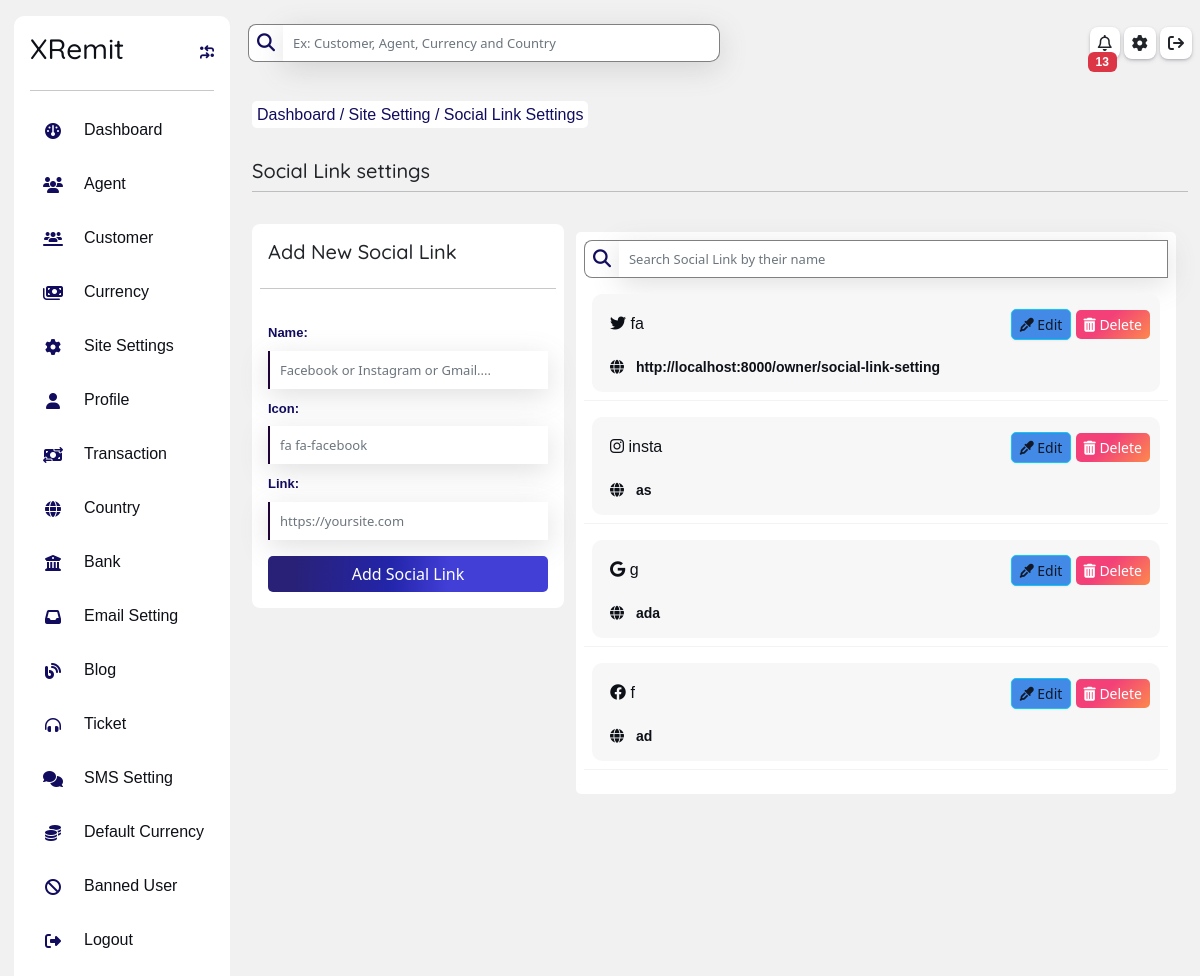
Page /owner/social-link-setting on the committed database.
### homepage/models.py (models this page shows, shortened)
class SocialLink(models.Model):
    name = models.CharField(max_length=200)
    icon = models.CharField(max_length=200)
    link = models.CharField(max_length=800)

### owner/views.py (the view, shortened to what this page needs)
# urls.py: path('social-link-setting', views.SocialLinkView, name = "socialLink"),
def SocialLinkView(request):
    social_link = SocialLink.objects.all().order_by('-id')
    form = SocialForm()
    dist = {
        'social':social_link,
        'form':form
    }
    noti = notification(request)
    dist.update(noti)
    return render(request, "owner/siteSetting/socialLink.html", dist)

### owner/forms.py
class SocialForm(forms.ModelForm):
    class Meta:
        model = SocialLink
        fields = ('__all__')
        widgets= {
            'name':forms.TextInput(attrs={'class':'form-control mt-2', 'placeholder':'Facebook or Instagram or Gmail....'}),
            'icon':forms.TextInput(attrs={'class':'form-control mt-2', 'placeholder':'fa fa-facebook'}),
            'link':forms.TextInput(attrs={'class':'form-control mt-2', 'placeholder':'https://yoursite.com'}),
        }

### homepage/models.py (called while the page is built)
    def __str__(self):
        return self.name

### owner/views.py (called while the page is built)
def notification(request):
    noti = AdminNotification.objects.filter(seen= False).order_by('-id')
    count = noti.filter(seen= False).count()
    try:
       navbarstatus= request.session['navbar']
    except:
        navbarstatus= 'big'
    li = {
        'noti':noti,
        'noti_count':count,
        'navbarstatus':navbarstatus
    }
    return li

### template/owner/siteSetting/socialLink.html (shortened to what this page needs)
{% extends 'owner/dashboard.html' %}
{% load static %}
{% block inside %}
<div class="row p-0 m-0 mt-3">
    <div class="mt-3 mb-3">
      <span class="breadcum">
        <a href="{%url 'owner:dashboard'%}">
            Dashboard
        </a>/
        <a href="{%url 'owner:site'%}">
            Site Setting
        </a>/
        Social Link Settings
      </span>
    </div>
    <div class="row m-0  mt-3">
        <h5 class="p-0">
            Social Link settings
        </h5>
        <hr>
        <div class="row p-0 m-0 mt-3">
          <div class="col-lg-4 col-12 m-0 p-0">
              <div id="login-card" class="p-2">
                  <h5 class="p-2">Add New Social Link</h5>
                <hr>
                  <form action="" method="post" class="p-2">
                      <div class="row p-0 m-0">
                          {{form}}
                          <button class="btn btn-primary mt-3" type="submit">
                              Add Social Link
                          </button>
                      </div>
                  </form>
              </div>
          </div>
          <div class="col-lg-8 col-12 mt-2">
              <div class="card p-2">
                  <div class=" login-flex d-flex my-auto" style="width: 100%;">
                      <i class="fa fa-magnifying-glass my-auto p-2"></i>
                      <input type="text" name="search"  id="search" onkeyup="SearchName()" class="form-control"  placeholder="Search Social Link by their name" required id="">
                     </div>
                  <table class="table border-1" id="myTable">
                      <tbody>
                          {% for i in social %}
                          <tr>
                              <td>
                                    <div class="item-list-div mt-2 p-1">
                                        <div class="d-flex justify-content-between">
                                            <p class="m-0 p-2 text-primary">
                                                <i class="{{i.icon}}"></i>
                                                  {{i.name}}
                                            </p>
                                            <div class="my-auto">
                                                <button class="btn btn-sm btn-info" data-bs-toggle="modal" data-bs-target="#exampleModalEdit{{i.id}}">
                                                    <i class="fa fa-eye-dropper"></i>
                                                    Edit
                                                </button>
                                                <button class="btn btn-sm btn-danger" data-bs-toggle="modal" data-bs-target="#exampleModal{{i.id}}">
                                                    <i class="fa fa-trash-alt"></i>
                                                    Delete
                                                </button>
                                            </div>
                                        </div>
                                        <div class="mt-2">
                                            <b>
                                                <small class="text-primary">
                                                    <i class="fa fa-globe p-2"></i>
                                                    {{i.link}}
                                                </small>
                                            </b>
                                        </div>
                                    </div>
                              </td>
                          </tr>
                          {% endfor %}
                      </tbody>
                  </table>
              </div>
          </div>
        </div>
    </div>
</div>
{% endblock inside %}

### static/css/style.css (style rules this page uses)
.btn-primary { background-image: linear-gradient(92.88deg, #292177 9.16%, #2325aa 43.89%, #423fd7 64.72%); border-radius: 5px; border-style: none; color: #FFFFFF; cursor: pointer; font-weight: 500; text-align: center; transition: all .5s; }
.btn-danger { align-items: center; background-image: linear-gradient(135deg, #f34079 40%, #fc894d); border: 0; border-radius: 5px; box-sizing: border-box; color: #fff; cursor: pointer; }
.btn-info { background-color: #4389e6; border-radius: 5px; box-sizing: border-box; color: #111827; text-align: center; text-decoration-thickness: auto; box-shadow: 0 1px 2px 0 rgba(0, 0, 0, 0.05); cursor: pointer; user-select: none; -webkit-user-select: none; touch-action: manipulation; }
.text-primary { color: #0e1018!important; }
.form-control { color: rgb(31, 3, 54); font-size: 13px; border: none; border-left:2px solid rgb(31, 3, 54); height: 38px; background-color: white; box-shadow: rgba(100, 100, 111, 0.2) 0px 7px 29px 0px; padding: 10px; border-radius: 0px; }
.card { border-radius: 5px; border: none!important; }
h1, h2, h3, h4, h5, h6 { font-family: 'Quicksand', sans-serif; }
body { background-color: #f1f1f1; }
#login-card { background-color: rgb(255, 255, 255); border-radius: 8px; }
.login-flex i { background-color: white; font-size: 18px; height: 38px; border-left: 1px solid grey; border-top: 1px solid grey; border-bottom: 1px solid grey; color: #110c5e; border-top-left-radius: 8px; border-bottom-left-radius: 8px; box-shadow: rgb(rgb(1rgb(169, 169, 169)84, 184), rgb(141rgb(92, 92, 92)1, 141), #1e1780); }
.breadcum { padding: 5px; font-weight:300; background-color: rgb(255, 255, 255); color: #110c5e; border-radius: 5px; box-shadow: rgba(50, 50, 93, 0.25) 0px 50px 100px -20px, rgba(0, 0, 0, 0.3) 0px 30px 60px -30px; }
.item-list-div { background-color: #f7f7f7; padding: 10px!important; border-radius: 10px; }
#search { border: none; border-right: 1px solid grey; border-top: 1px solid grey; border-bottom: 1px solid grey; border-bottom-left-radius: 0px; border-top-left-radius: 0px; }
#myTable { outline: none!important; border-color: #f3f3f3; }
label { color: #110c5e; font-size: 13px; font-family:sans-serif; font-weight: bold; margin-top: 10px!important; }

### template/owner/siteSetting/socialLink.html (style rules this page uses)
label { padding: 0px!important; }

### rows in the picture
SocialLink: name "fa", link "http://localhost:8000/owner/social-link-setting"
SocialLink: name "insta", link "as"
SocialLink: name "g", link "ada"
SocialLink: name "f", link "ad"

### other values in the picture
{{ noti_count }} "13"
